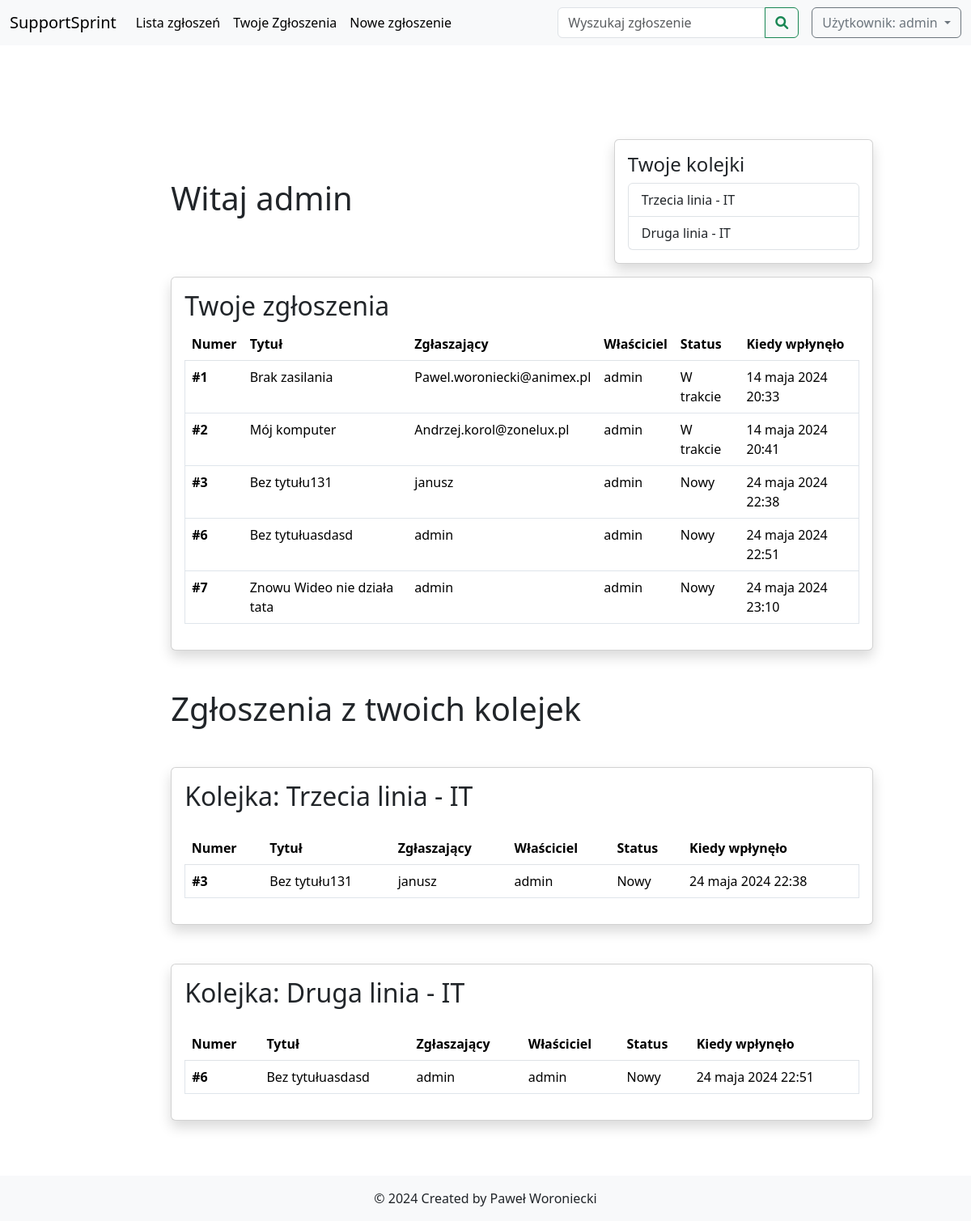
The app's page / (signed in) with its own data.
### deskhelp/models.py (models this page shows, shortened)
class Queue(models.Model):
    name = models.CharField(max_length=100)
    department = models.ForeignKey(Department, on_delete=models.CASCADE)
    users = models.ManyToManyField(User, related_name='queues')
    def __str__(self):
        return f"{self.name} - {self.department.name}"

class Department(models.Model):
    name = models.CharField(max_length=100)
    users = models.ForeignKey(User , on_delete=models.CASCADE, null=True)

class Ticket(models.Model):
    class Status(models.TextChoices):
        NOWY = 'Nowy', _('Nowy')
        W_TRAKCIE = 'W trakcie', _('W trakcie')
        ZAKONCZONY = 'Zakończony', _('Zakończony')
        ZAMKNIETY = 'Zamknięty', _('Zamknięty')
        ODRZUCONY = 'Odrzucony', _('Odrzucony')
        ZAMROZONY = 'Zamrożony', _('Zamrożony')
        NIEAKTYWNY = 'Nieaktywny', _('Nieaktywny')
    title = models.TextField(
        default='Bez tytułu',
        verbose_name='Tytuł zgłoszenia',
        null=False
    )
    reporter = models.CharField(
        max_length=50,
        verbose_name='Zgłaszający'
    )
    content = models.TextField(
        verbose_name='Treść',
        max_length=10000,
        null=False
    )
    owner = models.ForeignKey(
        User,
        blank=True,
        null=True,
        on_delete=models.CASCADE
    )
    status = models.CharField(
        max_length=20,
        choices=Status.choices,
        default=Status.NOWY
    )
    queue = models.ForeignKey(Queue,
                               on_delete=models.CASCADE,
                                 default=1,
                                 verbose_name='Kolejka')
    created_at = models.DateTimeField(auto_now_add=True)
    updated_at = models.DateTimeField(auto_now=True)

### deskhelp/views.py (the view)
# urls.py: path("", MainDeskView.as_view(), name='home'),
class MainDeskView(FormView):
    template_name = 'desk_main.html'
    def get(self, request, *args, **kwargs):
        tickets = Ticket.objects.filter(
            owner=request.user
        ).exclude(
            status__in=[Ticket.Status.ZAMKNIETY, Ticket.Status.ODRZUCONY]
        )
        queues = get_user_queues(request.user)
        queues_tickets = {}
        for queue in queues:
            queues_tickets[queue] = Ticket.objects.filter(
                queue=queue
            ).exclude(
                status__in=[Ticket.Status.ZAMKNIETY, Ticket.Status.ODRZUCONY]
            )
        return render(
            request,
            self.template_name,
            {
                'tickets': tickets,
                'queues': queues,
                'queues_tickets': queues_tickets
            }
        )

### deskhelp/views.py (called while the page is built)
def get_user_queues(user):
    if user.is_authenticated:
        return Queue.objects.filter(users=user)
    return []

### deskhelp/templates/desk_main.html (shortened to what this page needs)
{% extends 'base.html'%}
{% block search_form%}
<form
name="search_form"
method="post"
action="{% url 'search_tickets' %}"
class="d-flex ms-auto me-3"
>
<div class="input-group">
  <input
    class="form-control"
    type="text"
    name="fraze"
    placeholder="Wyszukaj zgłoszenie"
    aria-label="Search"
  />
  <button class="btn btn-outline-success" type="submit">
    <i class="fas fa-search"></i>
  </button>
</div>
</form>
{% endblock %}
{% block content %}
<div class="welcome-header">
  <h2 class="h1">Witaj {{ user.username }}</h2>
  <div class="queues card shadow col-3">
    <div class="card-body">
      <h4 class="card-title">Twoje kolejki</h4>
      {% if queues %}
      <ul class="list-group">
        {% for queue in queues %}
        <li class="list-group-item">{{ queue }}</li>
        {% endfor %}
      </ul>
      {% else %}
      <p>Nie masz żadnych przypisanych kolejek.</p>
      {% endif %}
    </div>
  </div>
</div>
<div class="card shadow mt-3 mb-5">
  <div class="card-body">
    <div class="col-md-12">
      <h2 class="card-title">Twoje zgłoszenia</h2>
      <table class="table">
        <thead>
          <tr>
            <th scope="col">Numer</th>
            <th scope="col">Tytuł</th>
            <th scope="col">Zgłaszający</th>
            <th scope="col">Właściciel</th>
            <th scope="col">Status</th>
            <th scope="col">Kiedy wpłynęło</th>
          </tr>
        </thead>
        <tbody>
          {% for ticket in tickets %}
          <tr
            class="ticket"
            onclick="window.location.href='{% url 'ticket_details' ticket.id %}'"
          >
            <th scope="row">#{{ ticket.id }}</th>
            <td>{{ ticket.title }}</td>
            <td>{{ ticket.reporter }}</td>
            <td>{{ ticket.owner }}</td>
            <td>{{ ticket.status }}</td>
            <td>{{ ticket.created_at }}</td>
          </tr>
          {% endfor %}
        </tbody>
      </table>
    </div>
  </div>
</div>
<h2 class="h1 mb-5">Zgłoszenia z twoich kolejek</h2>
{% for queue,tickets in queues_tickets.items %}
<div class="card shadow mt-3 mb-5 tickets">
  <div class="card-body">
    <div class="col-md-12">
      <h2 class="mb-4">Kolejka: {{queue}}</h2>
      <table class="table">
        <thead>
          <tr>
            <th scope="col">Numer</th>
            <th scope="col">Tytuł</th>
            <th scope="col">Zgłaszający</th>
            <th scope="col">Właściciel</th>
            <th scope="col">Status</th>
            <th scope="col">Kiedy wpłynęło</th>
          </tr>
        </thead>
        <tbody>
          {% for ticket in tickets %}
          <tr
            class="ticket"
            onclick="window.location.href='{% url 'ticket_details' ticket.id %}'"
          >
            <th scope="row">#{{ ticket.id }}</th>
            <td>{{ ticket.title }}</td>
            <td>{{ ticket.reporter }}</td>
            <td>{{ ticket.owner }}</td>
            <td>{{ ticket.status }}</td>
            <td>{{ ticket.created_at }}</td>
          </tr>
          {% endfor %}
        </tbody>
      </table>
    </div>
  </div>
</div>
{% endfor %} {% endblock %}

### templates/base.html (shortened to what this page needs)
{% load static %}
<!DOCTYPE html>
<html lang="pl">
  <head>
    <link
      href="https://cdn.jsdelivr.net/npm/bootstrap@5.3.3/dist/css/bootstrap.min.css"
      rel="stylesheet"
    />
    <link
      href="https://cdnjs.cloudflare.com/ajax/libs/font-awesome/6.0.0-beta3/css/all.min.css"
      rel="stylesheet"
    />
    <link href="{% static 'css/style.css' %}" rel="stylesheet" />
  </head>
  <body>
    <nav class="navbar navbar-expand-lg navbar-light bg-light navbar-custom">
      <div class="container-fluid">
      <a class="navbar-brand" href="{% url 'home' %}">SupportSprint</a>
        <div class="collapse navbar-collapse" id="navbarSupportedContent">
          <ul class="navbar-nav me-auto mb-2 mb-lg-0">
    <li class="nav-item">
      <a
        class="nav-link active"
        aria-current="page"
        href="{% url 'tickets' %}"
        >Lista zgłoszeń</a
      >
    </li>
        <li class="nav-item">
      <a
        class="nav-link active"
        aria-current="page"
        href="{% url 'user_tickets' %}"
        >Twoje Zgłoszenia</a
      >
    </li>
    <li class="nav-item">
      <a
        class="nav-link active"
        aria-current="page"
        href="{% url 'create_ticket' %}"
        >Nowe zgłoszenie</a
      >
  </ul>
          {% block search_form%}
          {% endblock %}
          {% if user.is_authenticated %}
          <ul class="navbar-nav user-dropdown">
            <li class="nav-item dropdown">
              <button
                class="btn btn-outline-secondary dropdown-toggle"
                id="navbarDropdown"
                data-bs-toggle="dropdown"
                aria-expanded="false"
              >
                Użytkownik: {{ user.username }}
              </button>
            </li>
          </ul>
          {% endif %}
        </div>
      </div>
    </nav>
    <main class="content">
      <div class="container-fluid col-10 pt-5 mt-5">
        {% block content %}
        {% endblock %}
      </div>
    </main>
    <footer class="footer bg-light">
      &copy; 2024 Created by Paweł Woroniecki
    </footer>
  </body>
</html>

### static/css/style.css (style rules this page uses)
html, body { height: 100%; margin: 0; }
body { display: flex; flex-direction: column; }
.ticket { cursor: pointer; background-color: white ; border: 1px solid #dfe5eb !important; }
.welcome-header { display: flex; justify-content: space-between; align-items: center; }
.tickets { margin-top:50px; }
.queues { flex: 1; margin-left: 20px; max-width: 20rem; }
.content { flex: 1; }
.footer { text-align: center; padding: 1rem 0; font-size: 1rem; flex-shrink: 0; }
.queues { flex: 1; margin-left: 20px; }
.content { margin-left: 90px; padding: 20px; }
.user-dropdown { right:5px !important; }

### records on screen
Queue: name+department "Trzecia linia - IT"
Queue: name+department "Druga linia - IT"
Ticket: id "1", title "Brak zasilania", reporter "Pawel.woroniecki@animex.pl", owner "admin", status "W trakcie", created_at "14 maja 2024 20:33"
Ticket: id "2", title "Mój komputer", reporter "Andrzej.korol@zonelux.pl", owner "admin", status "W trakcie", created_at "14 maja 2024 20:41"
Ticket: id "3", title "Bez tytułu131", reporter "janusz", owner "admin", status "Nowy", created_at "24 maja 2024 22:38"
Ticket: id "6", title "Bez tytułuasdasd", reporter "admin", owner "admin", status "Nowy", created_at "24 maja 2024 22:51"
Ticket: id "7", title "Znowu Wideo nie działa tata", reporter "admin", owner "admin", status "Nowy", created_at "24 maja 2024 23:10"

### other values on screen
{{ user.username }} "admin"
